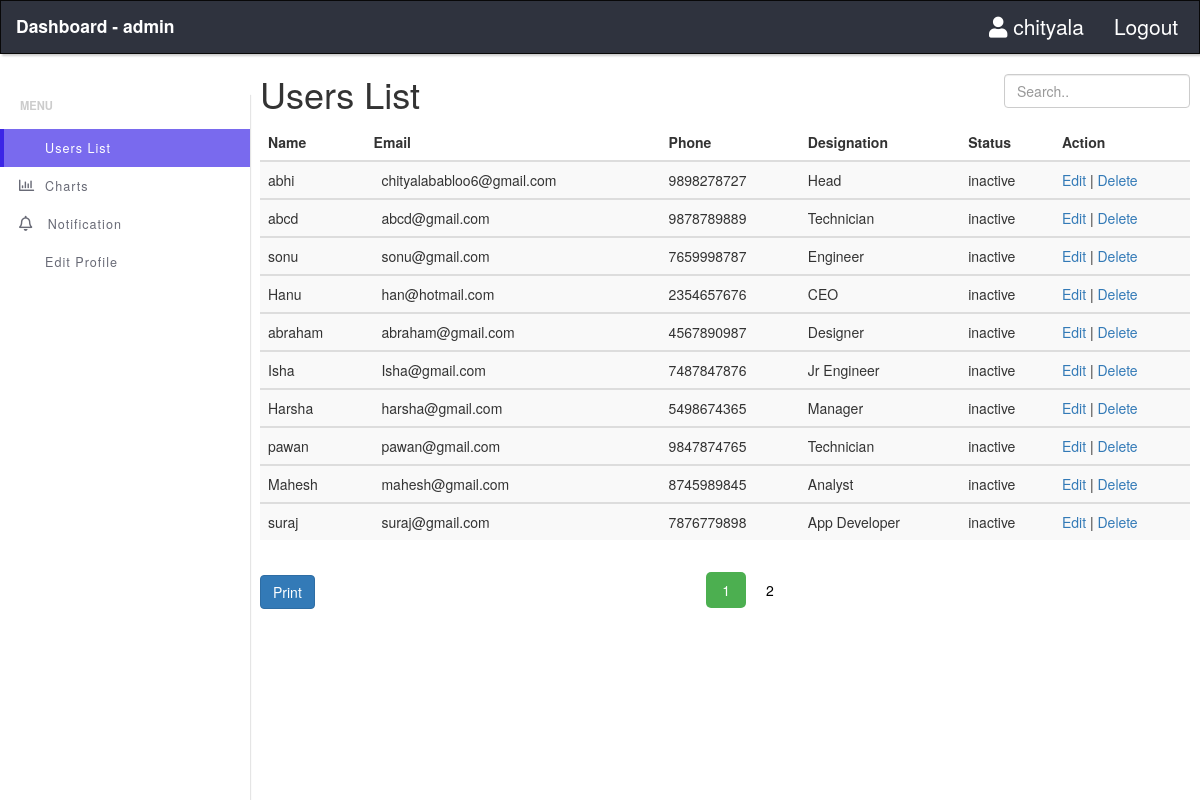
Page /src/Admin.php (signed in) on the committed database.
### tables this page shows
CREATE TABLE `users` (
  `id` int(11) NOT NULL,
  `name` varchar(100) NOT NULL,
  `email` varchar(100) NOT NULL,
  `pwd` varchar(100) NOT NULL,
  `profile` varchar(100) NOT NULL,
  `gender` varchar(100) NOT NULL,
  `phone` varchar(100) NOT NULL,
  `desig` varchar(100) NOT NULL,
  `role` varchar(100) NOT NULL,
  `status` varchar(100) NOT NULL
);

### src/userslist.php (the view, shortened to what this page needs)
<!DOCTYPE html>
<html>
<head>
  <link rel="stylesheet" href="../css/userslist.css">
</head>
<body>
  <table class="table table-responsive table-striped table-hover">
    <thead>
      <tr>
        <th>Name</th>
        <th>Email</th>
        <th>Phone</th>
        <th>Designation</th>
        <th>Status</th>
        <th>Action</th>
      </tr>
    </thead>
    <?php
    $limit = 10;
    if (isset($_GET["page"])) {
      $page  = $_GET["page"];
    }else {
       $page=1;
    };
    $start_from = ($page-1)*$limit;
    $query = "Select * from users where role='user' Order BY id ASC LIMIT $start_from, $limit";
    $result = mysqli_query($db, $query);
    while($row =mysqli_fetch_array($result)){ ?>
      <tbody id="usertable">
        <tr id="<?php echo $row['id'];?>">
          <td data-target="name"><?php echo $row['name'];?></td>
          <td data-target="email"><i class="fal fa-envelope" data-toggle="modal" data-target="#myEmail" data-id="<?php echo $row['id']?>"></i> <?php echo $row['email'];?></td>
          <td data-target="phone"><?php echo $row['phone'];?></td>
          <td data-target="desig"><?php echo $row['desig'];?></td>
          <td><?php echo $row['status'];?></td>
          <td><a href="#" data-role="update" data-id="<?php echo $row['id']?>">Edit </a>|
            <a href="delete.php?id=<?php echo $row['id'];?>"> Delete</a>
          </td>
        </tr>
      </tbody>
      <?php
    } ?>
  </table>
  <button class="btn btn-default btn-primary hidden-print" onclick="prnt()">Print</button>
  <?php
    $sql = "SELECT COUNT(id) FROM users where role='user'";
    $result = mysqli_query($db, $sql);
    $row = mysqli_fetch_row($result);
    $total_records = $row[0];
    $total_pages = ceil($total_records / $limit);
    $pagelink = '<div class="pagination hidden-print">';
    for ($i=1; $i<=$total_pages; $i++) {
      if($i==$page)
      {
        $pagelink .= '<a class="active"> '. $i .'</a>';
      }
      else{
      $pagelink .= '<a href="Admin.php?page='.$i.'"> '.$i.'</a>';
      }
    }
    echo $pagelink . "</div>";
  ?>
</body>
</html>

### src/header.php
<?php
$id = $_SESSION['user']['id'];
$db = mysqli_connect('localhost', 'root', '', 'testdb');
$query = "select name from users where id= $id";
$result = mysqli_query($db, $query);
$row = mysqli_fetch_assoc($result);
?>
<nav class="navbar navbar-inverse" data-spy="affix" data-offset-top="9">
    <div class="container-fluid">
        <div class="navbar-header">
            <a class="navbar-brand" href="#"><strong>Dashboard - <?php echo $_SESSION['user']['role']?></strong></a>
        </div>
        <ul class="nav navbar-nav navbar-right">
            <li><a href="#" class="logout"><i class="fas fa-user"></i> <?php echo $row['name']?></a></li>
            <li><a href="Logout.php" class="logout">Logout <i class="fa fa-sign-out"></i></a></li>
        </ul>
    </div>
</nav>

### css/header.css (style rules this page uses)
.navbar { width: 100%; background: #2f333e; border-radius: 0; box-shadow: 2px 2px 2px rgba(0, 0, 0, 0.2); z-index: 10; top:0; }
.navbar-brand { color: white!important; font-size: 1.25em!important; }
.logout { font-weight: 400; font-size: 1.5em; color: white!important; }

### css/Admin.css (style rules this page uses)
.fa-envelope { cursor: pointer; color:dodgerblue!important; }

### css/userslist.css (style rules this page uses)
.pagination a { color: black; padding: 8px 16px; text-decoration: none; }
.pagination a.active { background-color: #4CAF50; color: white; border-radius: 5px; transition: background-color .3s; }

### rows in the picture
users: name "chityala"
users: name "abhi", email "chityalababloo6@gmail.com", phone "9898278727", desig "Head", status "inactive"
users: name "abcd", email "abcd@gmail.com", phone "9878789889", desig "Technician", status "inactive"
users: name "sonu", email "sonu@gmail.com", phone "7659998787", desig "Engineer", status "inactive"
users: name "Hanu", email "han@hotmail.com", phone "2354657676", desig "CEO", status "inactive"
users: name "abraham", email "abraham@gmail.com", phone "4567890987", desig "Designer", status "inactive"
users: name "Isha", email "Isha@gmail.com", phone "7487847876", desig "Jr Engineer", status "inactive"
users: name "Harsha", email "harsha@gmail.com", phone "5498674365", desig "Manager", status "inactive"
users: name "pawan", email "pawan@gmail.com", phone "9847874765", desig "Technician", status "inactive"
users: name "Mahesh", email "mahesh@gmail.com", phone "8745989845", desig "Analyst", status "inactive"
users: name "suraj", email "suraj@gmail.com", phone "7876779898", desig "App Developer", status "inactive"

### other values in the picture
$_SESSION['user']['role'] "admin"
